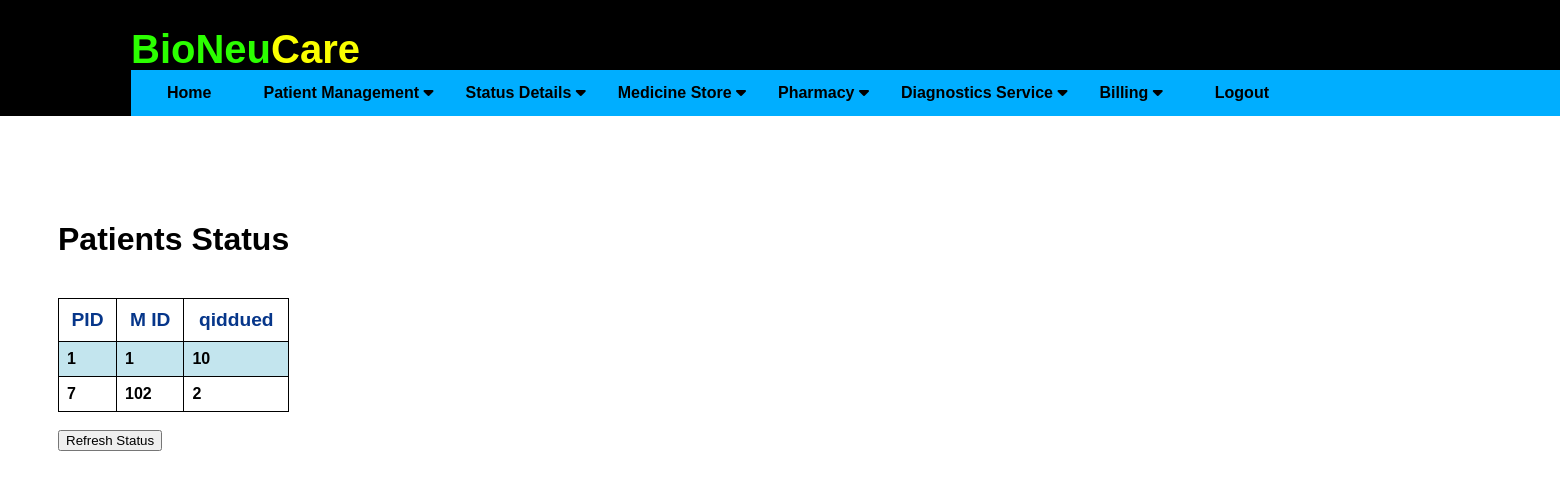
/medicines (signed in), run on an earlier commit of the app's database.
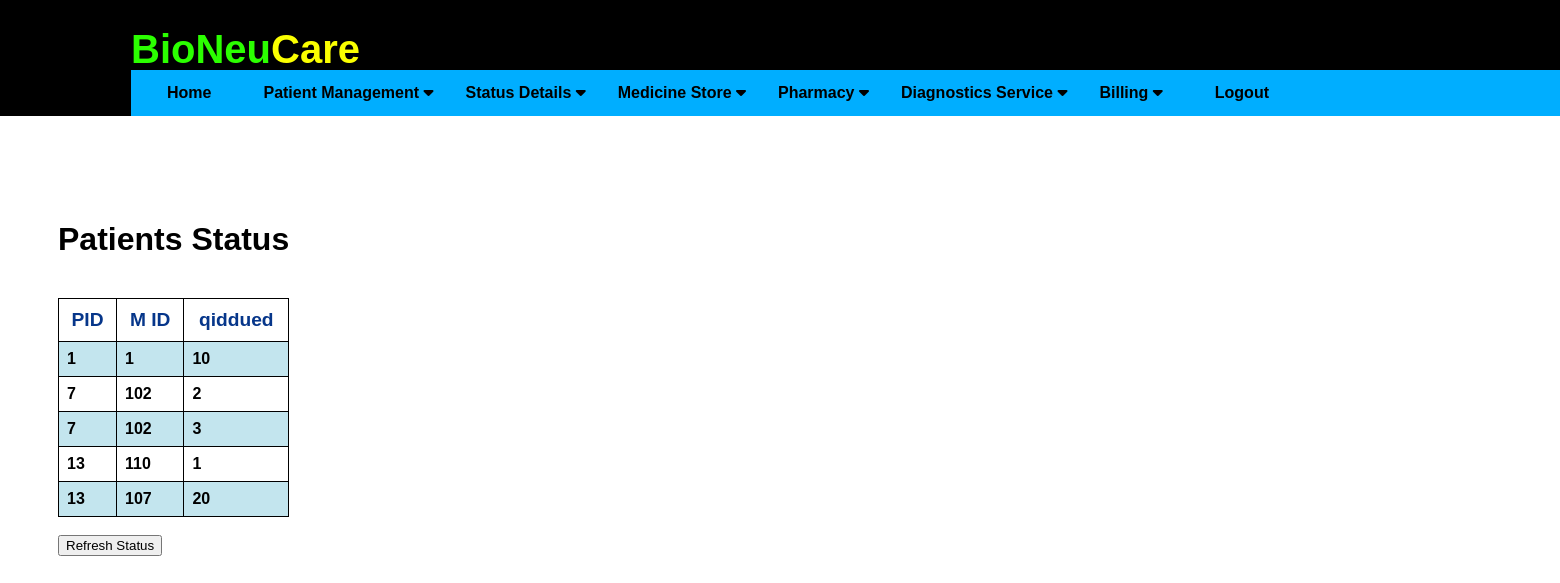
And on a later commit of the database.
### application/routes.py (models this page shows)
class Medicines(db.Model):
    __tablename__ = 'medicines'
    id = db.Column(db.Integer, primary_key=True)
    pid = db.Column(db.Integer)
    mname = Column(db.String(20))
    mid = db.Column(db.Integer)
    rate = db.Column(db.Integer)
    qissued = db.Column(db.Integer)
    date = db.Column(db.DateTime, default=datetime.now)
    children = relationship("MedicineMaster")

### application/routes.py (the view)
@app.route('/medicines')
def medicines():
    if 'username' in session:
        updatep = Medicines.query.all()
        return render_template('medicines.html', updatep = updatep)
    else:
        flash('You have been logged out. Please login again')
        return redirect( url_for('login') )
    return render_template('medicines.html')

### application/templates/medicines.html (shortened to what this page needs)
{% extends "layout.html" %}
{% block content %}
<div class="status">
    <h1>Patients Status</h1><br>
    <table border="1">
        <tr>
            <th>PID</th>
            <th>M ID</th>
            <th>qiddued</th>
        </tr>
        {% for update in updatep %}
        <tr>
            <td> {{ update.pid }} </td>
            <td> {{ update.mid }} </td>
            <td> {{ update.qissued }} </td>
        {% endfor %}
    </table>
    <br>
    <form action="{{ url_for('update_patient') }}">
    <button type="submit" value="Refresh the list">Refresh Status</button>
    </form>
</div>
{% endblock %}

### application/templates/layout.html (shortened to what this page needs)
<!DOCTYPE html>
<html>
<head>
    <link rel="stylesheet" href="https://cdnjs.cloudflare.com/ajax/libs/font-awesome/4.7.0/css/font-awesome.min.css">
    <link rel="stylesheet" href="{{ url_for('static', filename='css/main.css') }}">
</head>
<body>
    {% include "includes/header.html" %}
    {% block content %} {% endblock %}
</body>
</html>

### application/templates/includes/header.html (shortened to what this page needs)
<header>
    <div class="heading">
        <h1 id="logo" style="color: rgb(43, 255, 0); display: inline-flex; font-size: 40px;">BioNeu
            <div style="color: rgb(251, 255, 0); display: inline-flex; font-size: 40px;">Care </div>
        </h1>
    </div>
    <div class="links">
        <nav class="navbar">
            <div class="home"><a href="{{ url_for('home') }}">Home</a></div>
            <div class="dropdown">
                <button class="dropbtn">Patient Management
                    <i class="fa fa-caret-down"></i>
                </button>
            </div>
            <div class="dropdown">
                <button class="dropbtn">Status Details
                    <i class="fa fa-caret-down"></i>
                </button>
            </div>
            <div class="dropdown">
                <button class="dropbtn">Medicine Store
                    <i class="fa fa-caret-down"></i>
                </button>
            </div>
            <div class="dropdown">
                <button class="dropbtn">Pharmacy
                    <i class="fa fa-caret-down"></i>
                </button>
            </div>
            <div class="dropdown">
                <button class="dropbtn">Diagnostics Service
                    <i class="fa fa-caret-down"></i>
                </button>
            </div>
            <div class="dropdown">
                <button class="dropbtn">Billing
                    <i class="fa fa-caret-down"></i>
                </button>
            </div>
            <div class="logout"><a href="{{ url_for('logout') }}">Logout</a></div>
        </nav>
    </div>
</header>

### application/static/css/main.css (style rules this page uses)
header { background-color: black; height: 116px; position: absolute; top: 0; left: 0; width: 100%; }
html { overflow-y: scroll; overflow-x: hidden; }
body { font-family: Arial, Helvetica, sans-serif; height: 100%; display: flex; flex-direction: column; }
#logo { color: rgb(7, 162, 252); display: inline-flex; position: absolute; left: 131px; }
.navbar { overflow: hidden; background-color: rgb(0, 174, 255); }
.navbar a { float: left; font-size: 16px; color: black; font-weight: bolder; text-align: center; padding: 14px 36px; text-decoration: none; }
.dropdown { float: left; overflow: hidden; }
.dropdown .dropbtn { font-size: 16px; font-weight: bolder; border: none; outline: none; color: black; padding: 14px 16px; background-color: inherit; font-family: inherit; margin: 0; }
.links { width: 1510px; position: absolute; left: 131px; top: 70px; }
table, th, td { border: 1px solid black; border-collapse: collapse; }
.status { position: absolute; top: 200px; padding-left: 50px; }
.status h1 { text-align: center; }

### application/templates/layout.html (style rules this page uses)
table { font-family: arial, sans-serif; border-collapse: collapse; width: 100%; }
td { border: 1px solid #dddddd; text-align: left; font-weight: bold; padding: 8px; }
th { border: 1px solid #dddddd; width: auto; color: #06368a; text-align: center; font-size: larger; font-weight: bolder; padding: 10px; }
tr:nth-child(even) { background-color: #c3e5ee; }

What changed in the data, as far as the page shows it:
added Medicines: pid "7", mid "102", qissued "3"
added Medicines: pid "13", mid "110", qissued "1"
added Medicines: pid "13", mid "107", qissued "20"
